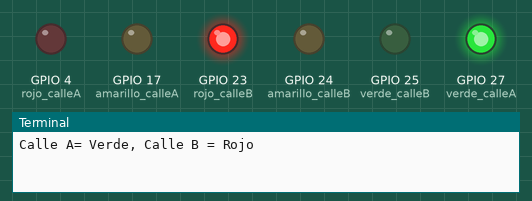
This program was run on a simulated Raspberry Pi (BCM pin numbers). On the bench: output pins drawn as LEDs (lit = HIGH), the last lines printed to the terminal.

Above: at 2.5 s.
At 6.0 s:
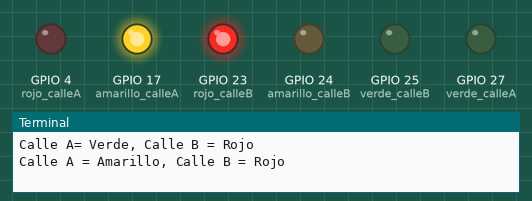
At 9.5 s:
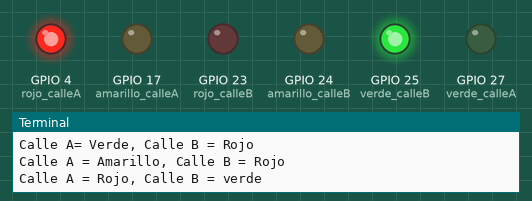
At 13.0 s:
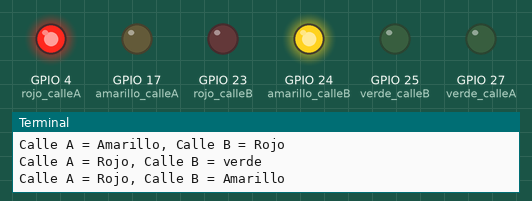
Timing chart, 0 to 18.2 s (numbered marks = the images above):
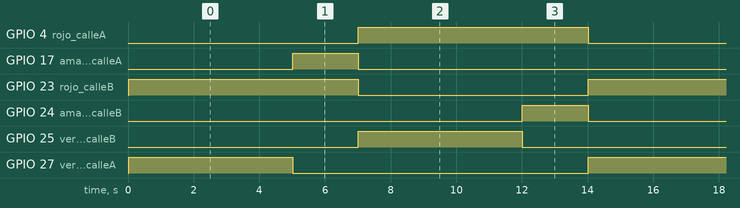

Measured:
- by itself, GPIO 4 (rojo_calleA), GPIO 23 (rojo_calleB): alternates HIGH for 7.0 s and LOW for 7.0 s
- by itself, GPIO 17 (amarillo_calleA), GPIO 24 (amarillo_calleB): alternates HIGH for 2.0 s and LOW for 12.0 s
- by itself, GPIO 25 (verde_calleB), GPIO 27 (verde_calleA): alternates HIGH for 5.0 s and LOW for 9.0 s

The program:

Semaforo.py
```python
#!/usr/bin/python
# -*- coding: utf-8 -*-
import RPi.GPIO as GPIO
import time
import os
#declaracion de gpios de calle A
rojo_calleA = 4
amarillo_calleA = 17
verde_calleA = 27
#declaracion de gpios de calle B
rojo_calleB = 23
amarillo_calleB = 24
verde_calleB = 25
tiempoCambio = 5
tiempoPreventivo = 2
#configuraciones de los puertos
GPIO.setmode(GPIO.BCM)
GPIO.setup(rojo_calleA, GPIO.OUT)
GPIO.setup(amarillo_calleA, GPIO.OUT)
GPIO.setup(verde_calleA, GPIO.OUT)
GPIO.setup(rojo_calleB, GPIO.OUT)
GPIO.setup(amarillo_calleB, GPIO.OUT)
GPIO.setup(verde_calleB, GPIO.OUT)
os.system('clear')
#funcion de control de trafico
def semaforo():
	print('Calle A= Verde, Calle B = Rojo')
	GPIO.output(verde_calleA,True)
	GPIO.output(rojo_calleB,True)
	GPIO.output(amarillo_calleA,False)
	GPIO.output(rojo_calleA,False)
	GPIO.output(verde_calleB,False)
	GPIO.output(amarillo_calleB,False)
	time.sleep(tiempoCambio)

	print('Calle A = Amarillo, Calle B = Rojo')
	GPIO.output(verde_calleA,False)
	GPIO.output(amarillo_calleA,True)
	time.sleep(tiempoPreventivo)

	print('Calle A = Rojo, Calle B = verde')
	GPIO.output(amarillo_calleA,False)
	GPIO.output(rojo_calleA,True)
	GPIO.output(verde_calleB,True)
	GPIO.output(rojo_calleB,False)
	time.sleep(tiempoCambio)

	print('Calle A = Rojo, Calle B = Amarillo')
	GPIO.output(verde_calleB,False)
	GPIO.output(amarillo_calleB,True)
	time.sleep(tiempoPreventivo)
try:
	while (True):					#repite indefinidamente
		semaforo()
except KeyboardInterrupt:			#hasta que el usuario interrumpe con Ctrl-C por teclado
	os.system('clear')
	print("Apaga los LED'S" )
	GPIO.cleanup()
	print
	print("Programa Terminado por el usuario")
	print
	exit()
```
